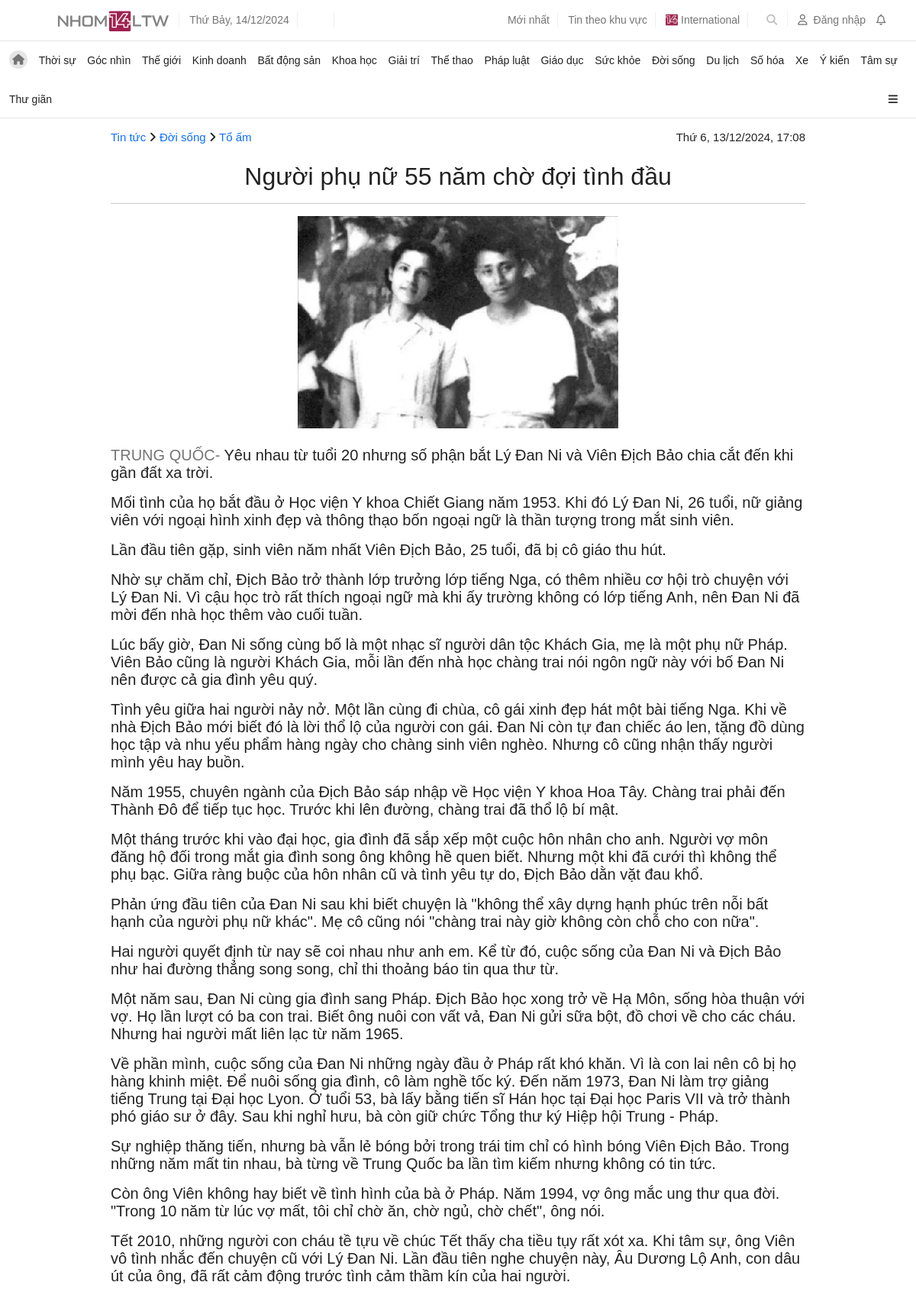
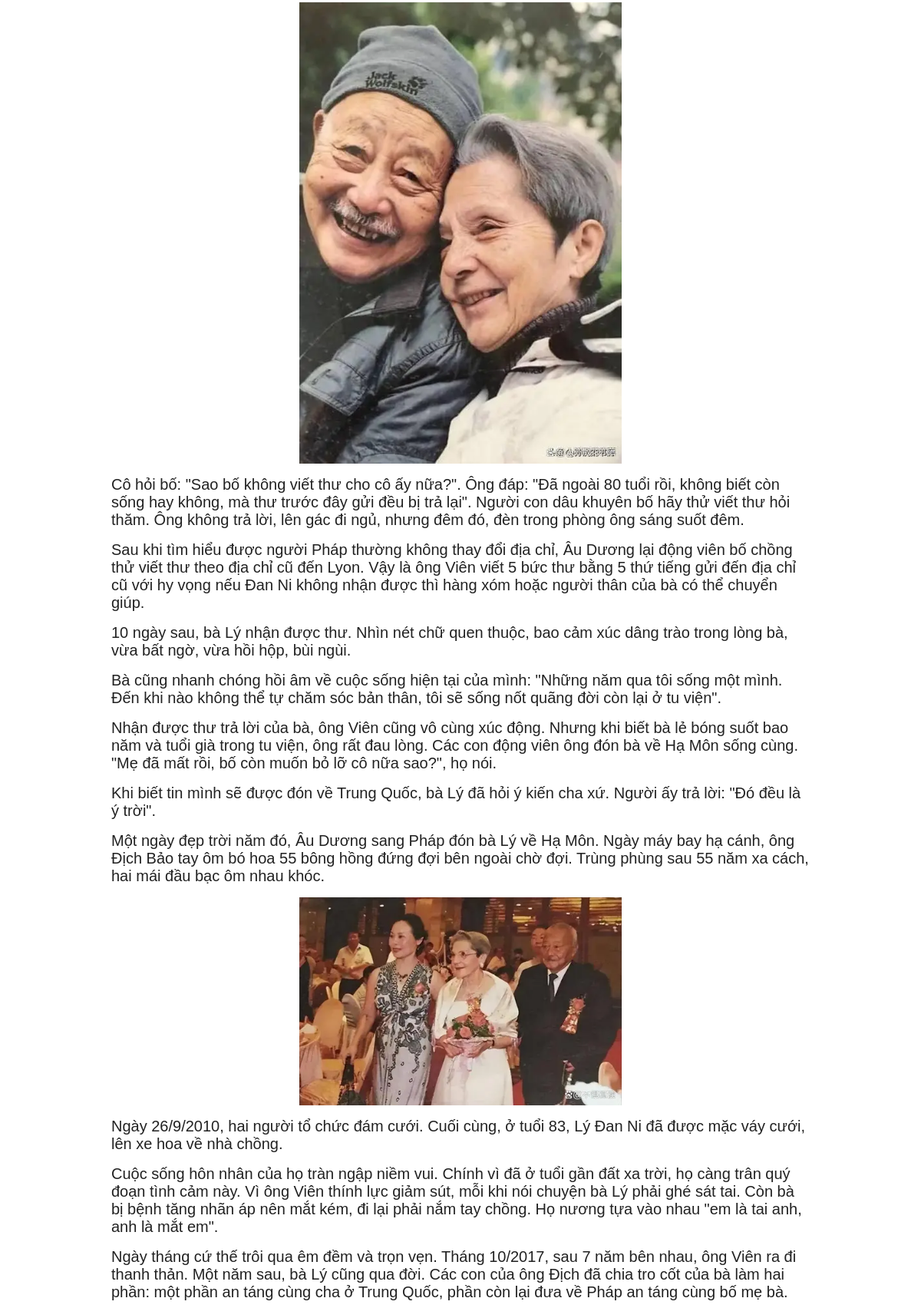
Page /posts/nguoi-phu-nu-55-nam-cho-oi-tinh-au/ (upper part) on the committed database (2 pictures, top to bottom).
### myapp/models.py (models this page shows, shortened)
class Topic(models.Model):
  title = models.CharField(max_length=30)
  slug = models.SlugField()

class Post(models.Model):
  created_by = models.ForeignKey(User, on_delete=models.CASCADE, related_name='posts_created')
  updated_by = models.ForeignKey(User, on_delete=models.CASCADE, related_name='posts_updated', null=True, blank=True)
  title = models.CharField(max_length=500)
  image = models.ImageField(upload_to='thumbnails', default='thumbnails/default.jpg')
  body = CKEditor5Field('Text', config_name='extends')
  slug = models.SlugField(max_length=500)
  section = models.ForeignKey(Section, on_delete=models.CASCADE, related_name='posts')
  view = models.IntegerField(default=0)
  status = models.CharField(max_length=20, choices=[('Chờ gửi', 'Chờ gửi'), ('Chờ duyệt', 'Chờ duyệt'),('Từ chối', 'Từ chối'), ('Chờ sửa', 'Chờ sửa'), ('Chờ đăng', 'Chờ đăng'), ('Đã đăng', 'Đã đăng')], default='Chờ gửi')
  start_time = models.TimeField(blank=True, null=True)
  end_time = models.TimeField(blank=True, null=True)
  created_at = models.DateTimeField(auto_now_add=True)
  updated_at = models.DateTimeField(auto_now=True)
  posted_at = models.DateTimeField(blank=True, null=True)
  def save(self, *args, **kwargs):
    self.slug = slugify(self.title)
    super(Post, self).save(*args, **kwargs)

class Section(models.Model):
  title = models.CharField(max_length=50)
  topic = models.ForeignKey(Topic, on_delete=models.CASCADE, related_name='sections')
  slug = models.SlugField(blank=True, null=True)

### myapp/views.py (the view, shortened to what this page needs)
# urls.py: path('posts/<slug:slug>/', post_detail, name='post-detail'),   #Trang bài viết đã đăng chi tiết
def post_detail(request, slug):
  try:
    post = Post.objects.get(Q(start_time=None, end_time=None)|Q(start_time__lte=time_now, end_time__gte=time_now),
                            status='Đã đăng', slug=slug)
    title = post.title
    post.view += 1
    post.save()
    comments = Comment.objects.filter(post=post, status='Đã duyệt')
    co_topic = Post.objects.filter(Q(start_time=None, end_time=None)|Q(start_time__lte=time_now, end_time__gte=time_now),
                                   status='Đã đăng', section__topic__title=post.section.topic.title
                                   ).exclude(slug=slug).order_by('?')[:11]
    recently_viewed = RecentlyViewed(request)
    recently_viewed.add(post.id)
    if request.user.is_authenticated:
      post.is_enjoyed = request.user.user_enjoys.filter(post=post).exists()
    context = {'title': title,
               'post': post,
               'comments': comments,
               'co_topic': co_topic}
    return render(request, 'client/pages/post_detail.html', context)
  except Post.DoesNotExist:
    return redirect('/')

### myapp/context_processors.py (called while the page is built)
def api_key(request):
  api_key = config('API_KEY')
  return {'api_key': api_key}

def topics(request):
  topics = Topic.objects.all()
  return {'topics': topics}

def recently_viewed(request):
  recently_viewed = RecentlyViewed(request)
  viewed_posts = recently_viewed.get_viewed_posts()
  return {'viewed_posts': viewed_posts}

### myapp/services.py (called while the page is built)
  def add(self, post_id):
    post_id = int(post_id)
    if post_id in self.recently_viewed:
      self.recently_viewed.remove(post_id)
    self.recently_viewed.append(post_id)
    if len(self.recently_viewed) > 10:
      self.recently_viewed.pop(0)
    self.session['recently_viewed'] = self.recently_viewed
    if self.user:
      profile = self.user.profile
      profile.recently_viewed = self.recently_viewed
      profile.save()
    self.session.modified = True

  def get_viewed_posts(self):
    post_ids = [int(id) for id in self.recently_viewed]
    posts= Post.objects.filter(Q(start_time=None, end_time=None) | Q(start_time__lte=time_now, end_time__gte=time_now),
                               id__in=post_ids, status='Đã đăng'
                               ).order_by(-Case(*[When(id=pk, then=pos) for pos, pk in enumerate(post_ids)]))
    return posts

### myapp/templatetags/custom_filters.py (called while the page is built)
@register.filter
def first_sentence(value):
  if value:
    sentences = value.split('.')
    if len(sentences) > 0:
      return sentences[0] + '.'
  return value

### processing/context_processors.py (called while the page is built)
def len_list(request):
  pending_list_count = Post.objects.filter(status='Chờ duyệt').count()
  confirmation_list_count = Post.objects.filter(status='Chờ đăng').count()
  list_edit_count = Post.objects.filter(status='Chờ sửa').count()
  if request.user.is_authenticated:
    my_list_edit_count = Post.objects.filter(section__topic=request.user.profile.take_charge, status='Chờ sửa').count()
  else:
    my_list_edit_count = 0
  return {'pending_list_count': pending_list_count,
          'confirmation_list_count': confirmation_list_count,
          'list_edit_count': list_edit_count,
          'my_list_edit_count': my_list_edit_count}

### templates/client/pages/post_detail.html (shortened to what this page needs)
{% extends '../layouts/default.html' %}
{% load static %}
{% load custom_filters %}
{% block css %}
<link rel="stylesheet" href="{% static 'css/client/post_detail.css' %}">
{% endblock %}
{% block main %}
<div class="container">
  <div class="d-flex justify-content-center">
    <div class="col-10">
      <div class="d-flex col-10 mb-4" style="justify-content: space-between; width: 100%;">
        <span style="text-decoration: none;">
          <a href="/">Tin tức</a> <i class="fa-solid fa-angle-right"></i> <a href="/{{ post.section.topic.slug }}/">{{post.section.topic.title}}</a> <i class="fa-solid fa-angle-right"></i> <a href="/{{ post.section.topic.slug }}/{{ post.section.slug }}/">{{ post.section.title }}</a>
        </span>
        <span>{{ post.posted_at|date:"l, d/m/Y, H:i" }}</span>
      </div>
      <h2 style="text-align: center;">{{ post.title }}</h2>
      <hr>
      <div class="d-flex justify-content-center mb-4">
        <img class="post-img" src="{{ post.image.url }}" alt="Ảnh bài viết">
      </div>
      <div class="mb-3 post-content">{{ post.body|safe }}</div>
      <br>
      <br>
    </div>
  </div>
</div>
<br><br>
{% endblock %}

### templates/client/partials/header.html (shortened to what this page needs)
{% load static %}
<div class="header">
  <div class="top-header">
    <div class="container d-flex" style="justify-content:space-between; align-items: center;">
      <ul class="left" style="margin: 0 !important;">
        <li class="line-space" style="margin: 0">
          <a href="/">
            <img
              src="{% static 'svg/logo.svg' %}"
              alt="Báo VnExpress - Báo tiếng Việt nhiều người xem nhất"
            />
          </a>
        </li>
        <li class="line-space time"></li>
        <li class="line-space weather">
          <a href="/weather">
            <img src="" class="header-weather-img">
          </a>
        </li>
      </ul>
      <ul class="right" style="margin: 0 !important;">
        <li class="line-space" ><a href="#" class="news">Mới nhất</a></li>
        <li class="line-space news-area">
          <a href="#" class="area">Tin theo khu vực</a>
        </li>
        <li class="line-space">
          <a href="/" class="news-inter">
            <img style="margin-bottom: 2px;" width="16px" src="{% static 'favicon/favicon.ico' %}"alt=""/>
            International
          </a>
        </li>
        <li class="line-space input-search">
          <form form-search action="/search/" submitted="false" class="search" target="_blank">
            <button class="btn-search" type="button" style="cursor: pointer;">
              <i class="fa fa-search"></i>
            </button>
          </form>
        </li>
        <li class="user-noti">
          {% if request.user.is_authenticated %}
          <a href="/account/">
            <i class="fa-regular fa-user me-2"></i>Tài khoản
          </a>
          {% else %}
          <a href="/login/">
            <i class="fa-regular fa-user me-2"></i>Đăng nhập
          </a>
          {% endif %}
          <span class="par-noti">
            <i class="far fa-bell icon-noti"></i>
          </span>
        </li>
      </ul>
    </div>
  </div>
  <div class="bot-header">
    <div class="container" style="max-width: 1440px">
      <ul class="nav">
        <li class="home">
          <a href="/"><i class="fa fa-home"></i></a>
        </li>
        {% for topic in topics  %}
        <li>
          <a href="/{{ topic.slug }}/">{{ topic.title }}</a>
        </li>
        {% endfor %}
        <li class="bar" style="display: flex; align-items: center;">
          <div style="cursor: pointer;"><i class="fas fa-bars"></i></div>
        </li>
      </ul>
    </div>
  </div>
</div>

### static/css/client/style.css (style rules this page uses)
* { box-sizing: border-box; margin: 0; padding: 0; }
body { color: #222; font: 400 15px arial; }
img { vertical-align: middle; }
ul li { list-style: none; }
a { text-decoration: none; }
button { border: none; background: none; outline: none; }
.left { float: left; }
.right { float: right; }
.header { position: relative; }
.header li { font-size: 14px; line-height: 30px; display: inline-block; }
.header a { display: inline-block; }
.top-header { width: 100%; position: relative; border-bottom: 1px solid #E5E5E5; padding: 8.5px 0; }
.top-header * { color: #757575; }
.top-header li { margin-left: 20px; position: relative; }
.top-header .line-space::after { width: 1px; height: 20px; background: #efefef; content: ''; position: absolute; top: 5px; right: -11px; }
.news-area { padding-bottom: 4px; }
.area { position: relative; }
.search { position: relative; }
.btn-search { position: relative; width: 20px; height: 20px; }
.btn-search i { color: #bdbdbd; }
.icon-noti { width: 20px; height: 20px; padding: 10px; cursor: pointer; }
.bot-header { position: relative; border-bottom: 1px solid #E5E5E5; }
.nav { display: flex; justify-content: space-between; }
.nav a { color: #222; }
.nav li { margin-right: 12px; position: relative; line-height: normal; }
.nav li a { padding: 16.5px 0; }
.nav .home { padding: 12px 0; }
.nav .home a { width: 24px; height: 24px; border-radius: 50%; background: #e5e5e5; position: relative; padding: 0; }
.nav .home a i { position: absolute; top: 50%; left: 50%; transform: translate(-50%, -50%); color: #757575; }
hr { z-index: 1 !important; }
.par-noti { position: relative; }
.header-weather-img { width: 16px; height: 16px; }

### static/css/client/post_detail.css (style rules this page uses)
.post-content { font-size: 20px; }
figure { display: flex; justify-content: center; width: 100% !important; }
figure img { max-width: 35vw; max-height: auto; height: auto; }
.post-img { max-width: 35vw; height: auto; }

### rows in the picture
Topic: title "Thời sự"
Topic: title "Góc nhìn"
Topic: title "Thế giới"
Topic: title "Kinh doanh"
Topic: title "Bất động sản"
Topic: title "Khoa học"
Topic: title "Giải trí"
Topic: title "Thể thao"
Topic: title "Pháp luật"
Topic: title "Giáo dục"
Topic: title "Sức khỏe"
Topic: title "Đời sống"
Topic: title "Du lịch"
Topic: title "Số hóa"
Topic: title "Xe"
Topic: title "Ý kiến"
Topic: title "Tâm sự"
Topic: title "Thư giãn"
Post: section.topic "Đời sống", section "Tổ ấm", posted_at "Thứ 6, 13/12/2024, 17:08", title "Người phụ nữ 55 năm chờ đợi tình đầu", image (picture), body "TRUNG QUỐC- Yêu nhau từ tuổi 20 nhưng số phận bắt Lý Đan Ni và Viên Địch Bảo chia cắt đến khi gần đất xa trời. Mối tình của họ bắt đầu ở Học viện Y khoa Chiết Giang năm 1953. Khi đó Lý Đan Ni, 26 tuổi, nữ giảng viên với ngoại hình xinh đẹp và thông thạo bốn ngoại ngữ là thần tượng trong mắt sinh viên. Lần đầu tiên gặp, sinh viên năm nhất Viên Địch Bảo, 25 tuổi, đã bị cô giáo thu hút. Nhờ sự chăm chỉ, Địch Bảo trở thành lớp trưởng lớp tiếng Nga, có thêm nhiều cơ hội trò chuyện với Lý Đan Ni. Vì cậu học trò rất thích ngoại ngữ mà khi ấy trường không có lớp tiếng Anh, nên Đan Ni đã mời đến nhà học thêm vào cuối tuần. Lúc bấy giờ, Đan Ni sống cùng bố là một nhạc sĩ người dân tộc Khách Gia, mẹ…", body (picture)
